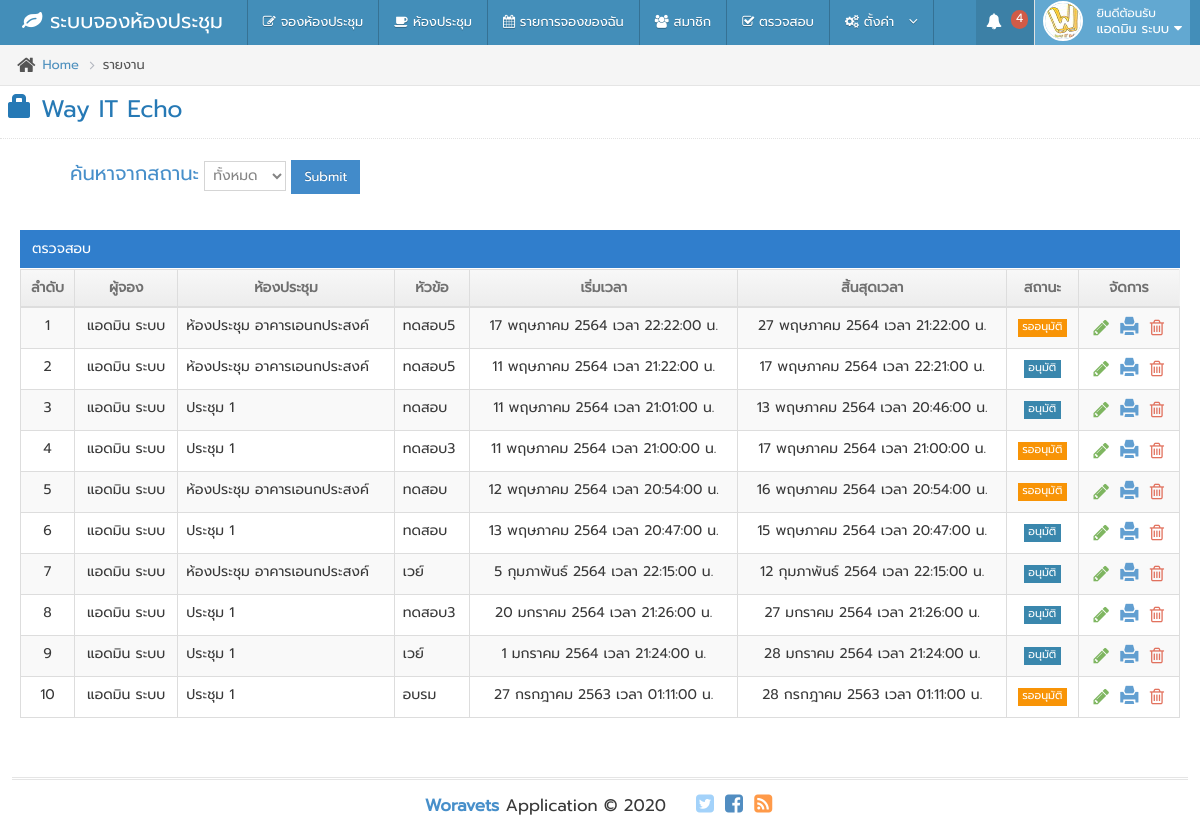
/report/index.php (signed in), run on the app's committed database.
### tables this page shows
CREATE TABLE `tb_member` (
  `id_member` int(5) NOT NULL,
  `username` varchar(20) NOT NULL,
  `password` varchar(20) NOT NULL,
  `ntitle` varchar(10) NOT NULL,
  `firstname` varchar(50) NOT NULL,
  `surname` varchar(50) NOT NULL,
  `email` varchar(50) NOT NULL,
  `status` varchar(5) NOT NULL,
  `position` varchar(200) NOT NULL,
  `phone` varchar(10) NOT NULL,
  `active` int(1) NOT NULL,
  `login_date` datetime NOT NULL,
  `login_times` int(6) NOT NULL,
  `create_date` datetime NOT NULL,
  `FilesName` varchar(20) NOT NULL
);

CREATE TABLE `tb_event` (
  `id` int(11) NOT NULL,
  `id_member` int(3) NOT NULL,
  `status` int(1) NOT NULL,
  `rooms` int(3) NOT NULL,
  `title` varchar(100) NOT NULL,
  `start` varchar(30) NOT NULL,
  `end` varchar(30) NOT NULL,
  `color` varchar(30) NOT NULL,
  `division` varchar(50) NOT NULL,
  `people` int(3) NOT NULL,
  `style` varchar(50) NOT NULL,
  `equipment` varchar(250) NOT NULL,
  `member` varchar(200) NOT NULL,
  `etc` text NOT NULL
);

CREATE TABLE `tb_rooms` (
  `id_rooms` int(3) NOT NULL,
  `name_rooms` varchar(200) NOT NULL,
  `people_rooms` int(4) NOT NULL,
  `color_rooms` varchar(20) NOT NULL,
  `image_rooms` varchar(250) NOT NULL,
  `detail_rooms` text NOT NULL,
  `position` int(2) NOT NULL
);

### function.php (called while the page is built, shortened)
<?php
$thai_month_arr=array(
    "0"=>"",
    "1"=>"มกราคม",
    "2"=>"กุมภาพันธ์",
    "3"=>"มีนาคม",
    "4"=>"เมษายน",
    "5"=>"พฤษภาคม",
    "6"=>"มิถุนายน",
    "7"=>"กรกฎาคม",
    "8"=>"สิงหาคม",
    "9"=>"กันยายน",
    "10"=>"ตุลาคม",
    "11"=>"พฤศจิกายน",
    "12"=>"ธันวาคม"
);
function thai_date_and_time($time){
    global $thai_day_arr,$thai_month_arr;
    @$thai_date_return.=date("j",$time);
    @$thai_date_return.=" ".$thai_month_arr[date("n",$time)];
    @$thai_date_return.= " ".(date("Y",$time)+543);
    @$thai_date_return.= " เวลา ".date("H:i:s",$time)." น.";
    return $thai_date_return;
}
?>

### report/index.php (the view, shortened to what this page needs)
<?php
$title = 'ตรวจสอบ';
include 'templates/header.php';
if ($_SESSION['status'] =='admin')
{
include 'function.php';
} else {
    echo "<script>alert('คุณไม่มีสิทธิในการเข้าถึง!'); window.location ='index.php';</script>";
}
?>
<div class="breadcrumbs ace-save-state" id="breadcrumbs">
						<ul class="breadcrumb">
							<li>
								<i class="ace-icon fa fa-home home-icon"></i>
								<a href="index.php?page=home">Home</a>
							</li>
							<li class="active">รายงาน</li>
						</ul>
</div>
<div class="page-header">
							<h1>
								<?php echo $org; ?>
							</h1>
</div>
<div class="main-container ace-save-state" id="main-container">
    <div class="main-content">
		<div class="main-content-inner">
			<div class="page-content" >
                <div class="row" >
                    <div class="col-sm-12">
<?php if (!isset($_GET['action'])) { ?>
<div class="form-group" style="padding-left:50px">
<form action="" method="post">
<label class="text-warning bigger-140 blue" for="link"> ค้นหาจากสถานะ   </label>
<select name="selectstatus">
	<option value="" <?php if (!isset($_GET['report'])) {echo 'selected';} ?> >ทั้งหมด</option>
</select>
<input class="btn btn-sm btn-primary" type="submit" name="substatus"/></input>
</form>
</div>
<?php
	if (isset($_GET['report'])) {
	$meSQL = "SELECT * FROM tb_event LEFT JOIN tb_rooms ON tb_event.rooms = tb_rooms.id_rooms WHERE status = {$_GET['report']} ORDER BY id DESC";
	} else {
	$meSQL = "SELECT * FROM tb_event LEFT JOIN tb_rooms ON tb_event.rooms = tb_rooms.id_rooms ORDER BY id DESC";
	}
	$meQuery = $conn->query($meSQL);
?>
<div class="space"></div>
<div class="clearfix">
</div>
<div class="table-header">
<?php echo $title; ?>
</div>
		<div class="table-responsive">
<table id="dynamic-table" class="table table-striped table-bordered table-hover" >
<thead>
  <tr>
    <th class="center">ลำดับ</th>
	<th class="center">ผู้จอง</th>
	<th class="center">ห้องประชุม</th>
	<th class="center">หัวข้อ</th>
	<th class="center">เริ่มเวลา</th>
	<th class="center">สิ้นสุดเวลา</th>
	<th class="center">สถานะ</th>
	<th class="center">จัดการ</th>
  </tr>
</thead>
<tbody>
<?php
$i=1 ;
while ($rs = $meQuery->fetch_assoc()){
?>
  <tr>
    <td class="center"><?php echo $i++; ?></td>
	<td class="center"><?php echo $rs['member'];?></td>
	<td><?php echo $rs['name_rooms'];?></td>
	<td><?php echo $rs['title'];?></td>
    <td class="center"><?php $dateData=$rs['start']; echo thai_date_and_time(strtotime($dateData)); ?></td>
	<td class="center"><?php $dateData=$rs['end']; echo thai_date_and_time(strtotime($dateData)); ?></td>
	<td class="center"><?php if ($rs['status']=='1'){echo '<span class="label label-sm label-info">','อนุมัติ','</span>';} else if ($rs['status']=='2'){echo '<span class="label label-sm label-danger">','ไม่อนุมัติ','</span>';} else if ($rs['status']=='3'){echo '<span class="label label-sm">','ยกเลิก','</span>';} else {echo '<span class="label label-sm label-warning">','รออนุมัติ','</span>';}?></td>
	<td class="center">
	<div class="hidden-sm hidden-xs action-buttons">
	<a class="green" href="index.php?page=report&action=edit&id=<?php echo $rs['id']; ?>&report=<?php echo $_GET['report']; ?>" title="แก้ไข">
		<i class="ace-icon fa fa-pencil bigger-130"></i>
	</a>
	<a class="blue" href="javascript:popup('report/print.php?id=<?php echo $rs['id']; ?>','',680,500)" title="พิมพ์">
		<i class="ace-icon glyphicon glyphicon-print bigger-130"></i>
	</a>
	<a class="red" href="report/action.php?action=delete&id=<?php echo $rs['id']; ?>&report=<?php echo $_GET['report']; ?>" OnClick="return chkdel();" title="ลบ">
		<i class="ace-icon fa fa-trash-o bigger-130"></i>
	</a>
</div>
	</td>
  </tr>
  <?php } ?>
  </tbody>
</table>
<?php } ?>
				</div>
            </div>
		</div>
	</div>
<?php
include 'templates/footer.php';
?>

### templates/header.php (shortened to what this page needs)
<?php
if ($_SESSION['id'] != '') {
include 'connect.php';
$sql = "SELECT * FROM tb_member WHERE id_member = '{$_SESSION['id']}' ";
$rs = $conn->query( $sql )->fetch_assoc() ;
}
?>
<!DOCTYPE html>
<html lang="en" xmlns="http://www.w3.org/1999/xhtml">
	<head>
		<link rel="stylesheet" href="custom.css" />
		<link rel="stylesheet" href="assets/css/bootstrap.min.css" />
		<link rel="stylesheet" href="assets/font-awesome/4.5.0/css/font-awesome.min.css" />
        <link rel="stylesheet" href="assets/css/jquery-ui.custom.min.css" />
		<link rel="stylesheet" href="assets/css/colorbox.min.css" />
		<link rel="stylesheet" href="assets/css/ace.min.css" class="ace-main-stylesheet" id="main-ace-style" />
		<link rel="stylesheet" href="assets/css/ace-skins.min.css" />
		<link rel="stylesheet" href="assets/css/ace-rtl.min.css" />
        <link rel="stylesheet" href="assets/fullcalendar-3.6.2/fullcalendar.min.css"/>
        <link href="assets/dist/css/bootstrap-datepicker.css" rel="stylesheet" />
	</head>
<body class="no-skin">
<div id="navbar" class="navbar navbar-default    navbar-collapse       h-navbar ace-save-state">
			<div class="navbar-container ace-save-state" id="navbar-container">
				<div class="navbar-header pull-left">
					<a href="index.php?page=home" class="navbar-brand">
						<small>
							<i class="fa fa-leaf"></i>
							ระบบจองห้องประชุม
						</small>
					</a>
				</div>
				<nav id="sidebar" role="navigation" class="navbar-menu pull-left navbar-collapse collapse">
					<ul class="nav navbar-nav">
						<li class="<?php if ($_GET['page']=='booking'){echo 'active';}?>">
							<a href="index.php?page=booking">
								<i class="ace-icon fa  fa-pencil-square-o"></i>
								จองห้องประชุม
							</a>
						</li>
						<li class="<?php if ($_GET['page']=='rooms'){echo 'active';}?>">
							<a href="index.php?page=rooms">
								<i class="ace-icon fa  fa-coffee"></i>
								ห้องประชุม
							</a>
						</li>
<?php if ($_SESSION['status'] == 'admin' || $_SESSION['status'] == 'user') {?>
						<li class="<?php if ($_GET['page']=='mybooking'){echo 'active';}?>">
							<a href="index.php?page=mybooking">
								<i class="ace-icon fa  fa-calendar"></i>
								รายการจองของฉัน
							</a>
						</li>
<?php } ?>
<?php   if ($_SESSION['status'] =='admin')  { ?>
						<li class="<?php if ($_GET['page']=='member'){echo 'active';}?>">
							<a href="index.php?page=member">
								<i class="ace-icon fa fa-users"></i>
								สมาชิก
							</a>
						</li>
						<li class="<?php if ($_GET['page']=='report'){echo 'active';}?>">
							<a href="index.php?page=report">
								<i class="ace-icon fa fa-check-square-o"></i>
								ตรวจสอบ
							</a>
						</li>
						<li class="<?php if ($_GET['page']=='setrooms' || $_GET['page']=='style' || $_GET['page']=='equip' ){echo 'active';}?>">
							<a href="#" class="dropdown-toggle" data-toggle="dropdown">
							<i class="ace-icon fa fa-cogs"></i>
								ตั้งค่า
	  		&nbsp;
								<i class="ace-icon fa fa-angle-down bigger-110"></i>
							</a>
						</li>
<?php } ?>
					</ul>
				</nav>
				<div class="navbar-buttons navbar-header pull-right " role="navigation">
<?php if ($_SESSION['id'] != '') {?>
					<ul class="nav ace-nav">
<?php 	if ($_SESSION['status'] == 'admin') {
$sql2 = "SELECT COUNT(id) AS count1 FROM tb_event WHERE status = 0 ";
$rs2 = $conn->query($sql2)->fetch_assoc();?>
						<li class="transparent dropdown-modal open">
							<a class="dropdown-toggle" href="index.php?page=report&report=0" >
								<i class="ace-icon fa fa-bell icon-animated-bell"></i>
								<span class="badge badge-important"><?php if ($rs2['count1']==0){echo '';}else {echo $rs2['count1'];}?></span>
							</a>
						</li>
<?php } ?>
						<li class="light-blue dropdown-modal">
							<a data-toggle="dropdown" href="#" class="dropdown-toggle">
							<img class="nav-user-photo" src="assets/images/avatars/way.jpg" alt="Member Photo" />
								<span class="user-info">
									<small>ยินดีต้อนรับ</small>
										<span style="font-size:13px;">
<?php
										echo $rs['firstname'].'  '.$rs['surname'];
?>
										</span>
								<i class="ace-icon fa fa-caret-down"></i>
							</a>
						</li>
					</ul>
<?php } ?>
						</div>
			</div>
		</div>

### custom.css (style rules this page uses)
body { font-family: 'Prompt' !important; }
h1, h2, h3, h4, h5, h6 { font-family: "Prompt",Helvetica Neue,sans-serif !important; }

### data on the page
tb_member: firstname "แอดมิน", surname "ระบบ"
tb_event: member "แอดมิน ระบบ", tb_rooms.name_rooms "ห้องประชุม อาคารเอนกประสงค์", title "ทดสอบ5", start "17 พฤษภาคม 2564 เวลา 22:22:00 น.", end "27 พฤษภาคม 2564 เวลา 21:22:00 น.", status "รออนุมัติ"
tb_event: member "แอดมิน ระบบ", tb_rooms.name_rooms "ห้องประชุม อาคารเอนกประสงค์", title "ทดสอบ5", start "11 พฤษภาคม 2564 เวลา 21:22:00 น.", end "17 พฤษภาคม 2564 เวลา 22:21:00 น.", status "อนุมัติ"
tb_event: member "แอดมิน ระบบ", tb_rooms.name_rooms "ประชุม 1", title "ทดสอบ", start "11 พฤษภาคม 2564 เวลา 21:01:00 น.", end "13 พฤษภาคม 2564 เวลา 20:46:00 น.", status "อนุมัติ"
tb_event: member "แอดมิน ระบบ", tb_rooms.name_rooms "ประชุม 1", title "ทดสอบ3", start "11 พฤษภาคม 2564 เวลา 21:00:00 น.", end "17 พฤษภาคม 2564 เวลา 21:00:00 น.", status "รออนุมัติ"
tb_event: member "แอดมิน ระบบ", tb_rooms.name_rooms "ห้องประชุม อาคารเอนกประสงค์", title "ทดสอบ", start "12 พฤษภาคม 2564 เวลา 20:54:00 น.", end "16 พฤษภาคม 2564 เวลา 20:54:00 น.", status "รออนุมัติ"
tb_event: member "แอดมิน ระบบ", tb_rooms.name_rooms "ประชุม 1", title "ทดสอบ", start "13 พฤษภาคม 2564 เวลา 20:47:00 น.", end "15 พฤษภาคม 2564 เวลา 20:47:00 น.", status "อนุมัติ"
tb_event: member "แอดมิน ระบบ", tb_rooms.name_rooms "ห้องประชุม อาคารเอนกประสงค์", title "เวย์", start "5 กุมภาพันธ์ 2564 เวลา 22:15:00 น.", end "12 กุมภาพันธ์ 2564 เวลา 22:15:00 น.", status "อนุมัติ"
tb_event: member "แอดมิน ระบบ", tb_rooms.name_rooms "ประชุม 1", title "ทดสอบ3", start "20 มกราคม 2564 เวลา 21:26:00 น.", end "27 มกราคม 2564 เวลา 21:26:00 น.", status "อนุมัติ"
tb_event: member "แอดมิน ระบบ", tb_rooms.name_rooms "ประชุม 1", title "เวย์", start "1 มกราคม 2564 เวลา 21:24:00 น.", end "28 มกราคม 2564 เวลา 21:24:00 น.", status "อนุมัติ"
tb_event: member "แอดมิน ระบบ", tb_rooms.name_rooms "ประชุม 1", title "อบรม", start "27 กรกฎาคม 2563 เวลา 01:11:00 น.", end "28 กรกฎาคม 2563 เวลา 01:11:00 น.", status "รออนุมัติ"

### other printed values
$rs2['count1'] "4"
$title "ตรวจสอบ"
